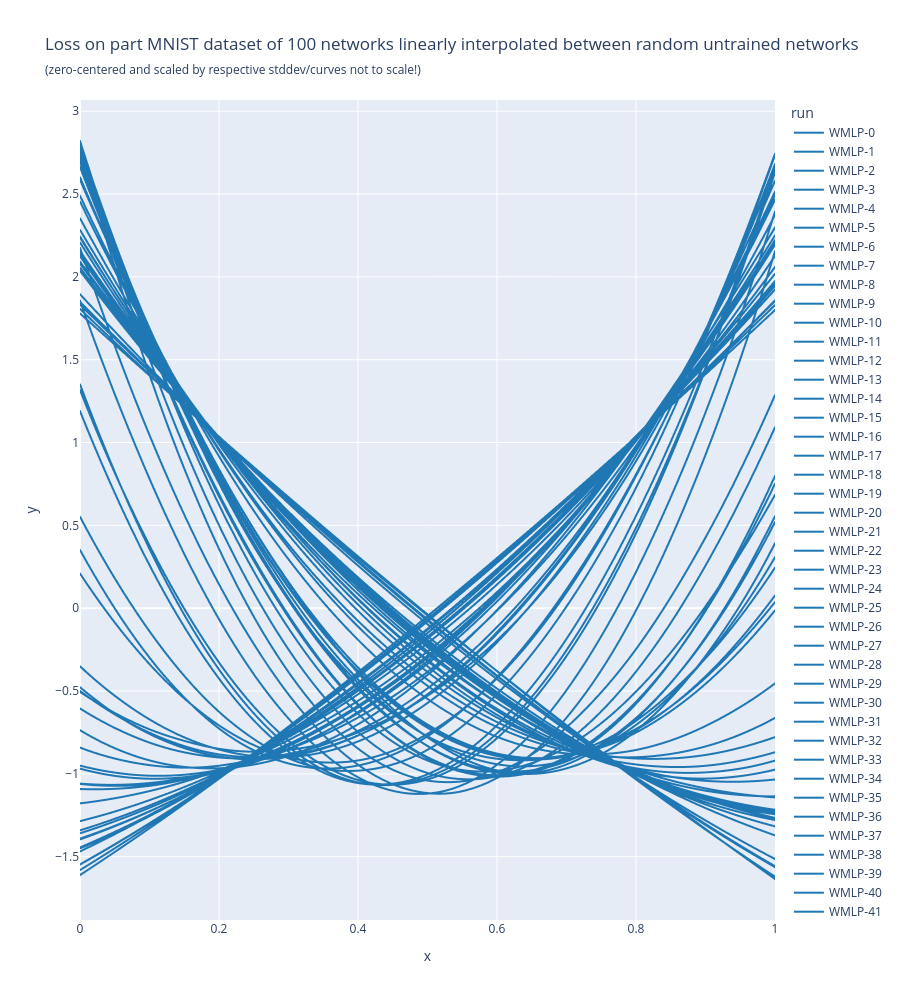

Here is the notebook cell this chart was saved with:
### Code cell
import plotly.express as px
import plotly.colors
import numpy as np
import pandas as pd

#mean_losses_mlp, mean_losses_wmlp = (r := runs_data[4])["mean_losses_mlp"], r["mean_losses_wmlp"]

px.line(pd.DataFrame(
    [dict(x=x, y=(mean_loss-np.mean(mean_losses))/np.std(mean_losses), run=run_type+f"-{i}")
        for i, run in enumerate(runs_data)
        for run_type, mean_losses in [("WMLP", run["mean_losses_wmlp"]), ("MLP", run["mean_losses_mlp"])]
        for mean_loss, x in zip(mean_losses, np.linspace(0, 1, len(mean_losses)))
        if run_type == "WMLP"
    ]),
    x="x", y="y", color="run",
    title="Loss on part MNIST dataset of 100 networks linearly interpolated between random untrained networks\n",
    subtitle="(zero-centered and scaled by respective stddev/curves not to scale!)",
    height=1000,
    color_discrete_map={**{f"WMLP-{i}": plotly.colors.DEFAULT_PLOTLY_COLORS[0] for i in range(len(runs_data))},
                        **{f"MLP-{i}": plotly.colors.DEFAULT_PLOTLY_COLORS[1] for i in range(len(runs_data))}}
)
